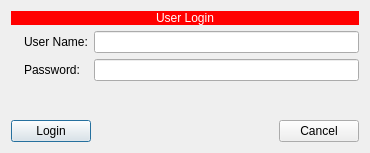
<?xml version="1.0" encoding="UTF-8"?>
<ui version="4.0">
 <class>UserLogin</class>
 <widget class="QDialog" name="UserLogin">
  <property name="geometry">
   <rect>
    <x>0</x>
    <y>0</y>
    <width>370</width>
    <height>153</height>
   </rect>
  </property>
  <property name="windowTitle">
   <string>User Login</string>
  </property>
  <property name="windowIcon">
   <iconset resource="rc.qrc">
    <normaloff>:/images/SecurityLock.png</normaloff>:/images/SecurityLock.png</iconset>
  </property>
  <layout class="QVBoxLayout" name="verticalLayout">
   <item>
    <widget class="QLabel" name="label_3">
     <property name="styleSheet">
      <string notr="true">font: 75 16pt &quot;MS Shell Dlg 2&quot;;
color: rgb(255, 255, 255);
background-color: rgb(255, 0, 0);</string>
     </property>
     <property name="text">
      <string>User Login</string>
     </property>
     <property name="alignment">
      <set>Qt::AlignCenter</set>
     </property>
    </widget>
   </item>
   <item>
    <layout class="QGridLayout" name="gridLayout">
     <item row="0" column="1">
      <widget class="QLabel" name="label">
       <property name="text">
        <string>User Name:</string>
       </property>
      </widget>
     </item>
     <item row="0" column="2">
      <widget class="QLineEdit" name="UserName"/>
     </item>
     <item row="1" column="1">
      <widget class="QLabel" name="label_2">
       <property name="text">
        <string>Password:</string>
       </property>
      </widget>
     </item>
     <item row="1" column="2">
      <widget class="QLineEdit" name="Password">
       <property name="echoMode">
        <enum>QLineEdit::Password</enum>
       </property>
      </widget>
     </item>
     <item row="0" column="0" rowspan="2">
      <widget class="QLabel" name="label_4">
       <property name="text">
        <string/>
       </property>
       <property name="pixmap">
        <pixmap resource="rc.qrc">:/images/SecurityLock.png</pixmap>
       </property>
      </widget>
     </item>
    </layout>
   </item>
   <item>
    <spacer name="verticalSpacer">
     <property name="orientation">
      <enum>Qt::Vertical</enum>
     </property>
     <property name="sizeHint" stdset="0">
      <size>
       <width>20</width>
       <height>12</height>
      </size>
     </property>
    </spacer>
   </item>
   <item>
    <layout class="QHBoxLayout" name="horizontalLayout">
     <item>
      <widget class="QPushButton" name="Login">
       <property name="text">
        <string>Login</string>
       </property>
       <property name="icon">
        <iconset resource="rc.qrc">
         <normaloff>:/images/preferences.png</normaloff>:/images/preferences.png</iconset>
       </property>
      </widget>
     </item>
     <item>
      <spacer name="horizontalSpacer">
       <property name="orientation">
        <enum>Qt::Horizontal</enum>
       </property>
       <property name="sizeHint" stdset="0">
        <size>
         <width>40</width>
         <height>20</height>
        </size>
       </property>
      </spacer>
     </item>
     <item>
      <widget class="QPushButton" name="Cancel">
       <property name="text">
        <string>Cancel</string>
       </property>
       <property name="icon">
        <iconset resource="rc.qrc">
         <normaloff>:/images/delete.png</normaloff>:/images/delete.png</iconset>
       </property>
      </widget>
     </item>
    </layout>
   </item>
  </layout>
 </widget>
 <resources>
  <include location="rc.qrc"/>
 </resources>
 <connections/>
</ui>
